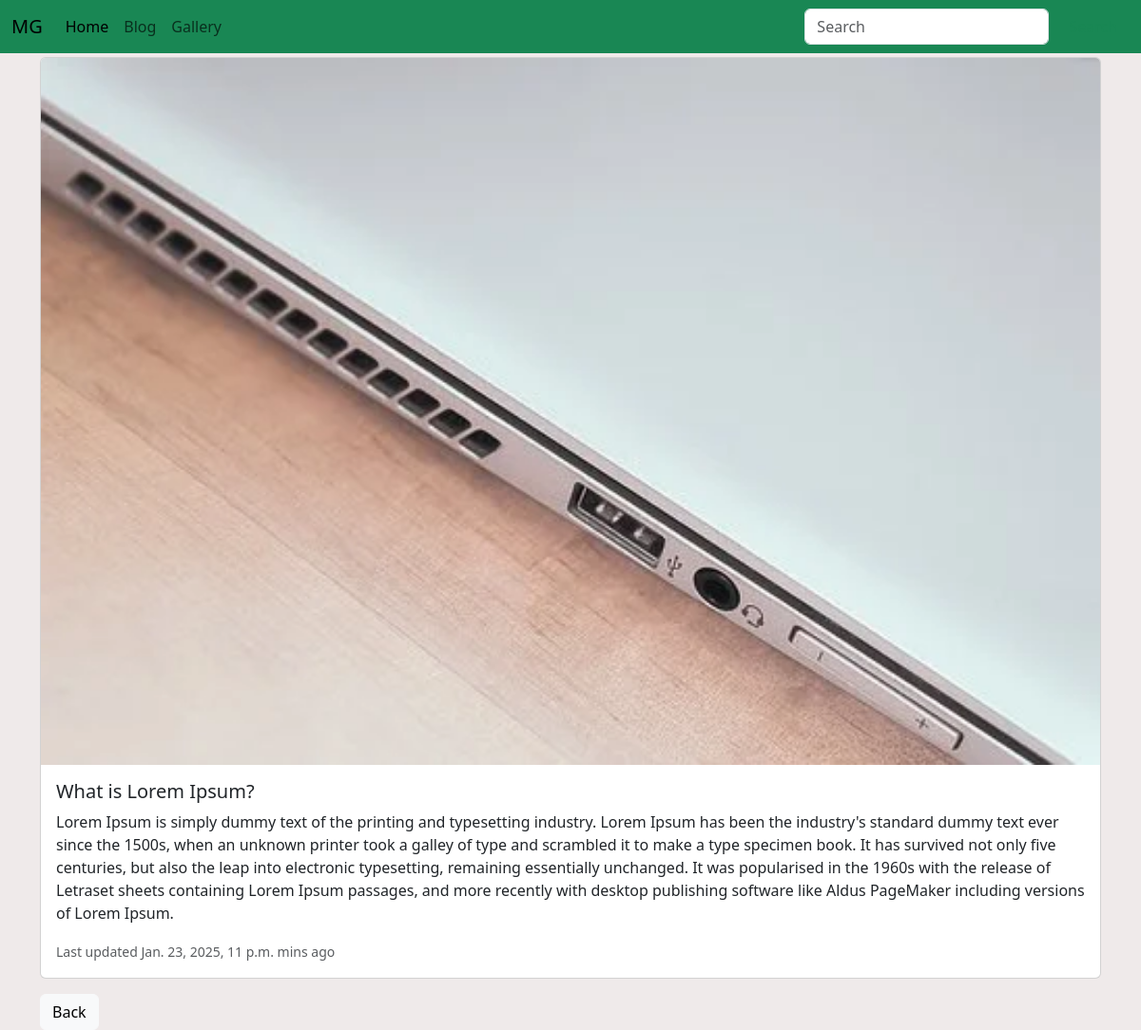
The app's page /blog_detail/1/ with its own data.
### myblog/models.py (models this page shows, shortened)
class Blog(models.Model):
    title = models.CharField(max_length=200)
    content = models.TextField()
    image = models.ImageField(upload_to='blog_images/', null=True, blank=True)
    created_at = models.DateTimeField(auto_now_add=True)
    updated_at = models.DateTimeField(auto_now=True)

### myblog/views.py (the view)
# urls.py: path('blog_detail/<int:pk>/', views.blog_detail_view, name='blog-detail'),
def blog_detail_view(request,pk):
    try:
        ids = Blog.objects.get(id=pk)
    except Blog.DoesNotExist:
        raise Http404("Blog does not exist")
    context = {
        'blog': ids,
    }
    return render(request, 'myblog/blog_detail.html', context)

### myblog/templates/myblog/blog_detail.html (shortened to what this page needs)
{% extends "myblog/base.html" %}
{% load static %}
{% block content %}
<div class="card mb-3">
  {% if blog.image %}
      <img src="{{blog.image.url}}" class="card-img-top" alt="Image Not Found">
      {% else %}
      <img src="{% static 'myblog/img/dumy_post_img.png' %}" class="card-img-top" alt="Default Image">
  {% endif %}
  <div class="card-body">
    <h5 class="card-title">{{blog.title}}</h5>
    <p class="card-text">{{blog.content}}</p>
    <p class="card-text"><small class="text-muted">Last updated {{blog.created_at}} mins ago</small></p>
  </div>
</div>
<a href="{% url 'blog-list' %}" class="btn btn-light">Back</a>
{% endblock %}

### myblog/static/myblog/css/style.css (style rules this page uses)
body { background-color: rgb(239, 234, 234); }

### records on screen
Blog: title "What is Lorem Ipsum?", content "Lorem Ipsum is simply dummy text of the printing and typesetting industry. Lorem Ipsum has been the industry's standard dummy text ever since the 1500s, when an unknown printer took a galley of type and scrambled it to make a type specimen book. It has survived not only five centuries, but also the leap into electronic typesetting, remaining essentially unchanged. It was popularised in the 1960s with the release of Letraset sheets containing Lorem Ipsum passages, and more recently with desktop publishing software like Aldus PageMaker including versions of Lorem Ipsum.", created_at "Jan. 23, 2025, 11 p.m."
